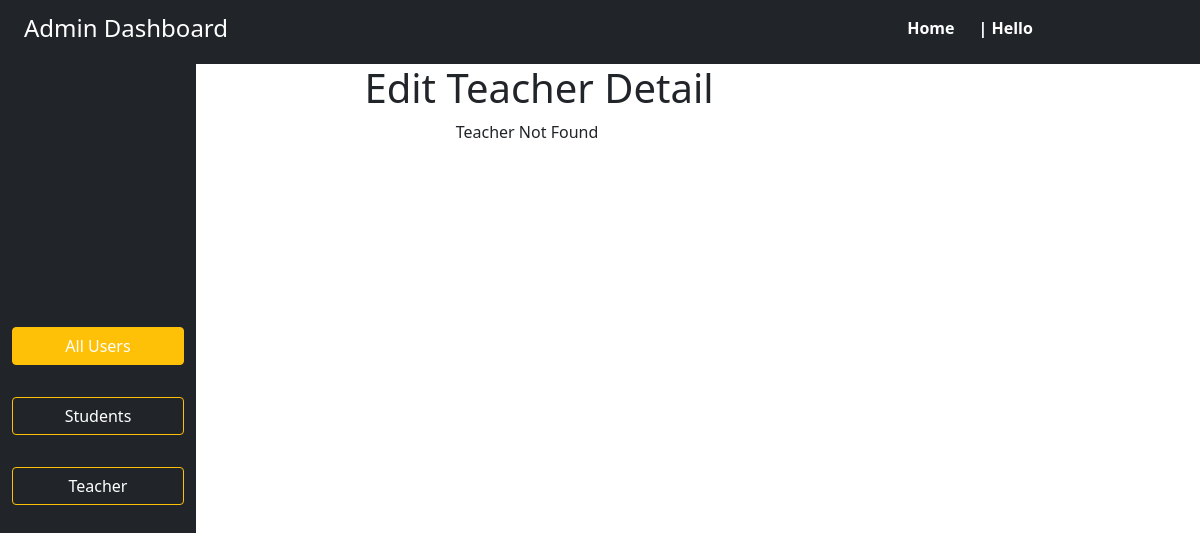
Before: /teachers/1 with the older database file.
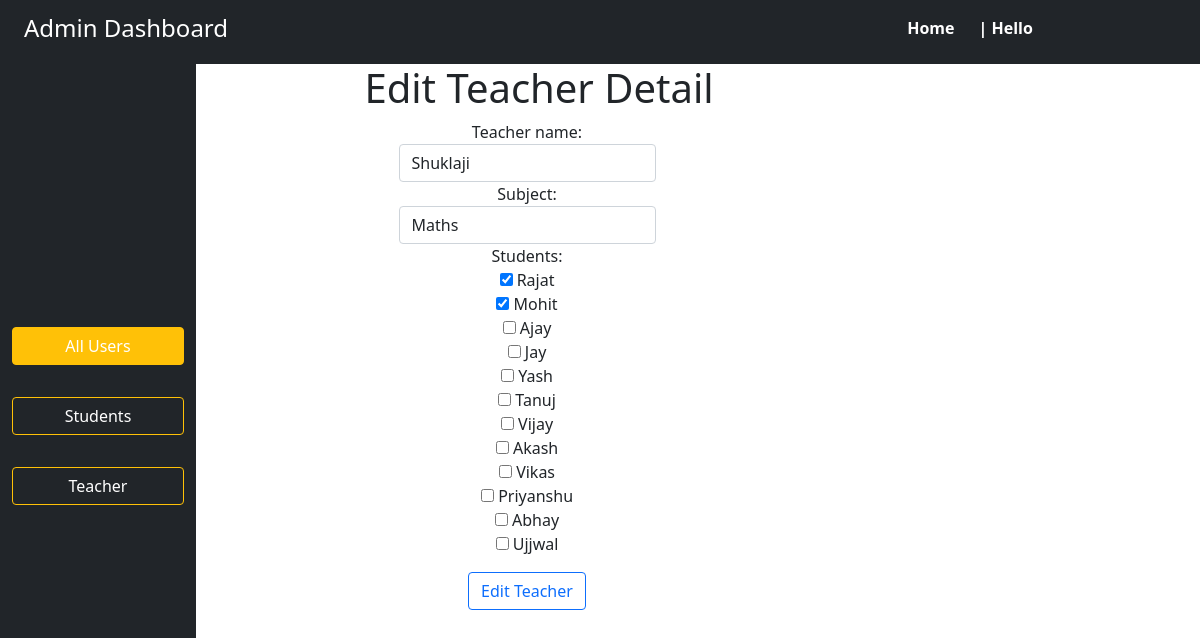
After: the same page with the newer database file.
### superadmin/models.py (models this page shows, shortened)
class Teacher(models.Model):
    teacher_name = models.CharField(max_length=20, blank=False, null=False)
    subject = models.CharField(max_length=20, blank=False, null=False)
    students = models.ManyToManyField(Student, related_name='student_teacher')

### superadmin/views.py (the view, shortened to what this page needs)
# urls.py: path('teachers/', AllTeachersView.as_view(), name='all_teachers'),
class AllTeachersView(View):
    template_name = 'superadmin/teachers/view_teachers.html'
    def get(self, request, *args, **kwargs):
        if kwargs.get('id'):
            try:
                tch_obj = get_object_or_404(Teacher,id = kwargs.get('id'))
            except Exception as e:
                return render(request, template_name='superadmin/teachers/edit_teacher.html', context={'msg': 'Teacher Not Found'})
            form = TeacherForm(instance=tch_obj)
            return render(request, template_name='superadmin/teachers/edit_teacher.html', context={'form' : form, 'id' : kwargs.get('id')})
        form = TeacherForm()
        all_teachers = Teacher.objects.values('teacher_name', 'id', 'subject')
        return render(request, template_name=self.template_name, context={'all_teachers': all_teachers, 'form':  form})

### superadmin/forms.py
class TeacherForm(forms.ModelForm):
    teacher_name = forms.CharField(widget=forms.TextInput(
        attrs={'class': 'form-control', 'required': 'true'}))
    subject = forms.CharField(widget=forms.TextInput(
        attrs={'class': 'form-control', 'required': 'true'}))
    students = forms.ModelMultipleChoiceField(queryset= Student.objects.all(), widget=forms.CheckboxSelectMultiple)
    class Meta:
        model = Teacher
        fields = ('teacher_name', 'subject', 'students')

### superadmin/models.py (called while the page is built)
    def __str__(self) -> str:
        return f'{self.student_name}'

### superadmin/templates/superadmin/teachers/edit_teacher.html (shortened to what this page needs)
{% extends 'superadmin/base.html' %}
{% block edit_teacher %}
<div class="container-fluid rounded">
    <div class="row w-100">
        {% block side_bar %}
        {% include '../side-bar.html' %}
        {% endblock side_bar %}
        <div class="col-sm-7 align-items-center">
            <h1 class="text-center">Edit Teacher Detail</h1>
            <div class="row w-100">
                <div class="col-sm-12 justify-content-center align-items-center d-flex">
                    {% if not msg %}
                    <form class="text-center" action="{% url 'all_teachers' id %}" method="post">
                        <div class="mb-3 row" >
                            <div class="containter">
                                {{form}}
                            </div>
                        </div>
                        <button class="btn btn-outline-primary text-center">Edit Teacher</button>
                    </form>
                    {% else %}
                        {{msg}}
                    {% endif %}
                </div>
            </div>
        </div>
    </div>
</div>
{% endblock edit_teacher %}

Changed rows visible on the page:
added Teacher: teacher_name "Shuklaji", subject "Maths"
Other visible differences:
form field students: (not shown) → "☑ ☑ ☐ ☐ ☐ ☐ ☐ ☐ ☐ ☐ ☐ ☐"
{{ msg }}: "Teacher Not Found" → (not shown)
text now shown: "Teacher name: Subject: Students: Rajat Mohit Ajay Jay Yash Tanuj Vijay Akash Vikas Priyanshu Abhay Ujjwal Edit Teacher"
